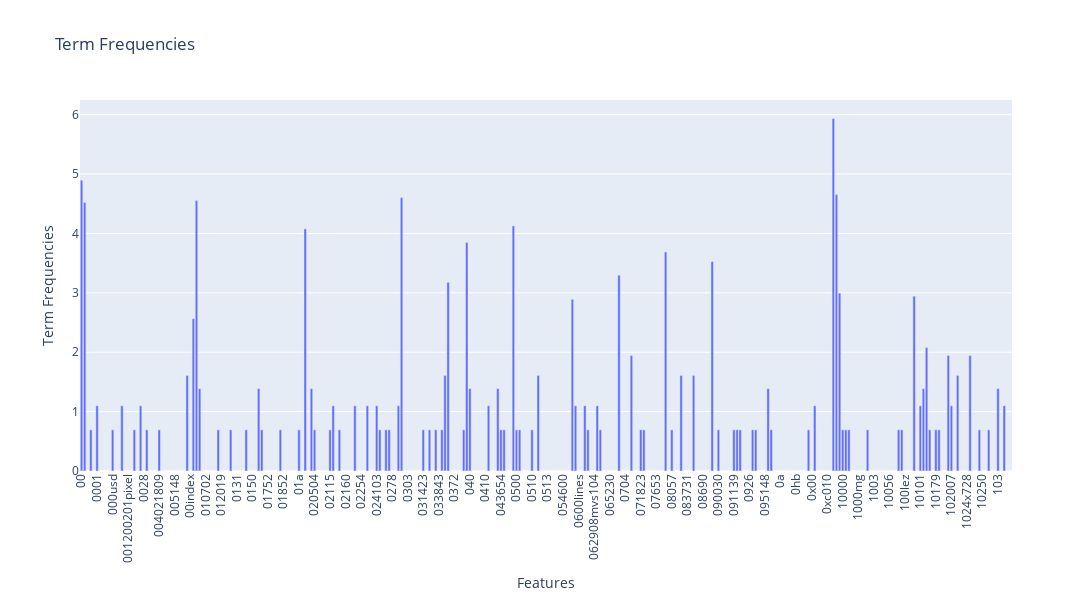

Notebook cell for this chart:
### Markdown cell above
### >>> **Exercise 15 (take home):** 
You can copy the code from the previous exercise and change the 'term_frequencies' variable for the 'term_frequencies_log', comment about the differences that you observe and talk about other possible insights that we can get from a log distribution.

### Code cell
# Answer here
# code
features = count_vect.get_feature_names_out()[:300]
frequencies = term_frequencies_log[:300]

# Create a DataFrame for Plotly
data = pd.DataFrame({'Feature': features, 'Frequency': frequencies})

# Create the bar plot
fig = px.bar(data, x='Feature', y='Frequency', title='Term Frequencies', 
              labels={'Feature': 'Features', 'Frequency': 'Term Frequencies'})

# Update layout to rotate x-axis labels
fig.update_layout(xaxis_tickangle=-90, height=600, width=1200)

# Show the plot
fig.show()

# my answer
# The chart that uses log has a much more significant difference between the terms, while the chart not using log is clogged together and hard to 
# observe.

### Figure 1 — Plotly figure (JSON) as saved in the notebook; plotly's stock layout.template omitted (floating-point values rounded to 4 significant figures; data arrays with more than 128 entries replaced by an {"elided": "..."} marker saying what was removed)
{"data": [{"alignmentgroup": "True", "hovertemplate": "Features=%{x}<br>Term Frequencies=%{y}<extra></extra>", "legendgroup": "", "marker": {"color": "#636efa", "pattern": {"shape": ""}}, "name": "", "offsetgroup": "", "orientation": "v", "showlegend": false, "textposition": "auto", "type": "bar", "x": {"elided": "300 str values"}, "xaxis": "x", "y": {"elided": "300 float values"}, "yaxis": "y"}], "layout": {"barmode": "relative", "height": 600, "legend": {"tracegroupgap": 0}, "title": {"text": "Term Frequencies"}, "width": 1200, "xaxis": {"anchor": "y", "autorange": true, "domain": [0, 1], "range": [-0.5, 299.5], "tickangle": -90, "title": {"text": "Features"}, "type": "category"}, "yaxis": {"anchor": "x", "autorange": true, "domain": [0, 1], "range": [0, 6.247], "title": {"text": "Term Frequencies"}, "type": "linear"}}}
